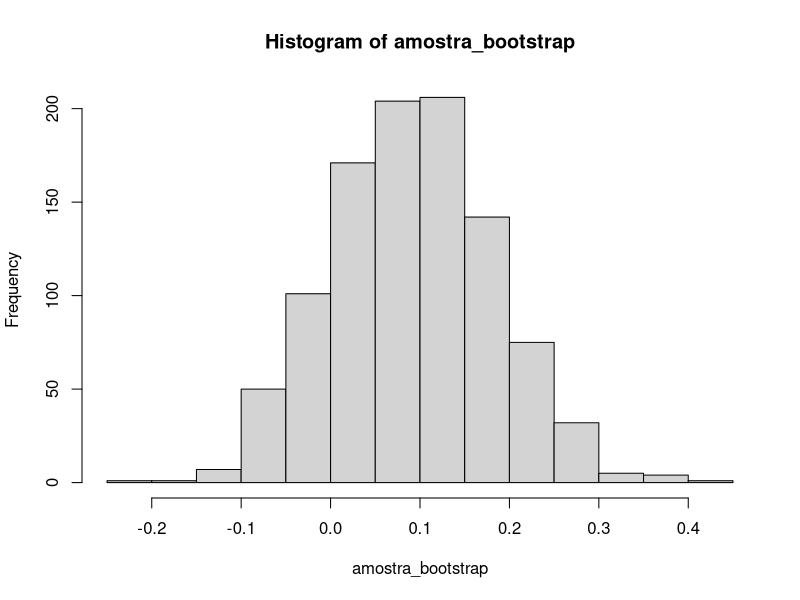

Reproduce this figure in R.
# Gerar um dataframe com dados aleatórios
set.seed(123)  # Definir a semente para reprodução dos resultados

# Exemplo: dataframe com uma coluna chamada "dados" e 100 observações
df <- data.frame(dados = rnorm(100))

# Função para calcular o erro padrão da média
calcular_erro_padrao_media <- function(data, n_boot=1000) {
  n <- length(data)
  medias_boot <- numeric(n_boot)  # Vetor para armazenar as médias bootstrap
  
  for (i in 1:n_boot) {
    # Amostragem bootstrap
    bootstrap_sample <- sample(data, size = n, replace = TRUE)
    # Cálculo da média da amostra bootstrap
    medias_boot[i] <- mean(bootstrap_sample)
  }
  
  return(medias_boot)
}

# Chamada da função para calcular o erro padrão da média no dataframe
amostra_bootstrap <- calcular_erro_padrao_media(df$dados)

hist(amostra_bootstrap)
sd(amostra_bootstrap)

